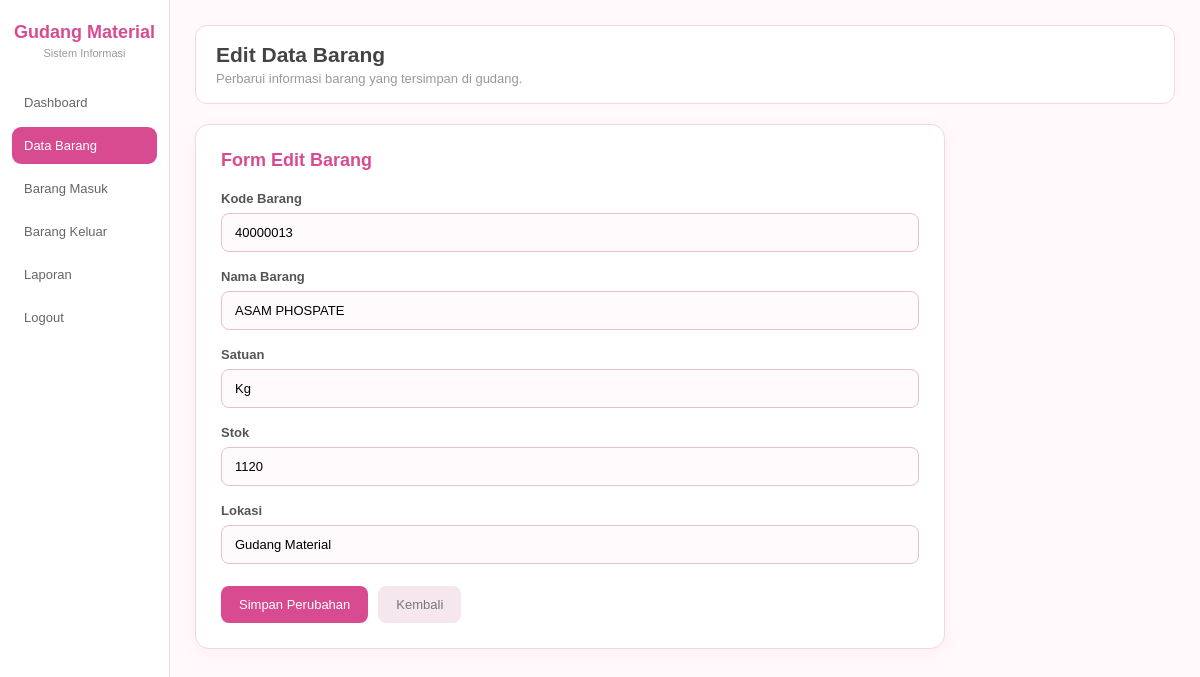
Screenshot of /edit_barang.php?id=12 (signed in) with the database file from the repository.
### tables this page shows
CREATE TABLE `barang` (
  `id_barang` int(11) NOT NULL,
  `kode_barang` varchar(20) NOT NULL,
  `nama_barang` varchar(100) NOT NULL,
  `satuan` varchar(20) DEFAULT NULL,
  `stok` int(11) DEFAULT 0,
  `lokasi` varchar(100) DEFAULT NULL
);

### edit_barang.php (the view, shortened to what this page needs)
<?php
include 'koneksi.php';
$id = $_GET['id'] ?? '';
$query = mysqli_query($koneksi, "SELECT * FROM barang WHERE id_barang='$id'");
$data = mysqli_fetch_assoc($query);
?>
<!DOCTYPE html>
<html lang="id">
<head>
</head>
<body>
<div class="sidebar">
    <h2>Gudang Material</h2>
    <p>Sistem Informasi</p>
    <div class="menu">
        <a href="dashboard.php">Dashboard</a>
        <a href="barang.php" class="active">Data Barang</a>
        <a href="barang_masuk.php">Barang Masuk</a>
        <a href="barang_keluar.php">Barang Keluar</a>
        <a href="laporan.php">Laporan</a>
        <a href="logout.php">Logout</a>
    </div>
</div>
<div class="main">
    <div class="topbar">
        <h1>Edit Data Barang</h1>
        <p>Perbarui informasi barang yang tersimpan di gudang.</p>
    </div>
    <div class="card">
        <h2>Form Edit Barang</h2>
        <form method="POST">
            <div class="form-group">
                <label>Kode Barang</label>
                <input
                    type="text"
                    name="kode_barang"
                    value="<?= htmlspecialchars($data['kode_barang']); ?>"
                    required
                >
            </div>
            <div class="form-group">
                <label>Nama Barang</label>
                <input
                    type="text"
                    name="nama_barang"
                    value="<?= htmlspecialchars($data['nama_barang']); ?>"
                    required
                >
            </div>
            <div class="form-group">
                <label>Satuan</label>
                <input
                    type="text"
                    name="satuan"
                    value="<?= htmlspecialchars($data['satuan']); ?>"
                    placeholder="Contoh: pcs, unit, kg"
                    required
                >
            </div>
            <div class="form-group">
                <label>Stok</label>
                <input
                    type="number"
                    name="stok"
                    value="<?= htmlspecialchars($data['stok']); ?>"
                    min="0"
                    required
                >
            </div>
            <div class="form-group">
                <label>Lokasi</label>
                <input
                    type="text"
                    name="lokasi"
                    value="<?= htmlspecialchars($data['lokasi']); ?>"
                    placeholder="Contoh: Gudang A"
                    required
                >
            </div>
            <div class="button-area">
                <button type="submit" name="update" class="btn btn-simpan">
                    Simpan Perubahan
                </button>
                <a href="barang.php" class="btn btn-kembali">
                    Kembali
                </a>
            </div>
        </form>
    </div>
</div>
</body>
</html>

### edit_barang.php (style rules this page uses)
* { box-sizing: border-box; margin: 0; padding: 0; font-family: Arial, sans-serif; }
body { background: #fff9fb; color: #444; }
.sidebar { width: 170px; height: 100vh; position: fixed; left: 0; top: 0; background: #ffffff; border-right: 1px solid #f0d7e2; padding: 22px 12px; }
.sidebar h2 { color: #d94b91; font-size: 18px; text-align: center; margin-bottom: 4px; }
.sidebar p { text-align: center; font-size: 11px; color: #999; margin-bottom: 25px; }
.menu a { display: block; text-decoration: none; color: #666; padding: 11px 12px; margin-bottom: 6px; border-radius: 9px; font-size: 13px; }
.menu a.active { background: #d94b91; color: white; }
.main { margin-left: 170px; padding: 25px; }
.topbar { background: white; padding: 17px 20px; border-radius: 12px; border: 1px solid #f0d7e2; margin-bottom: 20px; }
.topbar h1 { font-size: 21px; color: #444; margin-bottom: 4px; }
.topbar p { font-size: 13px; color: #999; }
.card { max-width: 750px; background: white; border: 1px solid #f0d7e2; border-radius: 14px; padding: 25px; box-shadow: 0 4px 15px rgba(217, 75, 145, 0.06); }
.card h2 { color: #d94b91; font-size: 18px; margin-bottom: 20px; }
.form-group { margin-bottom: 17px; }
.form-group label { display: block; font-size: 13px; font-weight: bold; color: #555; margin-bottom: 7px; }
.form-group input, .form-group select { width: 100%; padding: 11px 13px; border: 1px solid #e8bfd2; border-radius: 8px; outline: none; font-size: 13px; background: #fffafb; }
.button-area { display: flex; gap: 10px; margin-top: 22px; }
.btn { border: none; padding: 11px 18px; border-radius: 8px; cursor: pointer; text-decoration: none; font-size: 13px; display: inline-block; }
.btn-simpan { background: #d94b91; color: white; }
.btn-kembali { background: #f5e7ed; color: #777; }

### rows the page displays
barang: kode_barang "40000013", nama_barang "ASAM PHOSPATE", satuan "Kg", stok "1120", lokasi "Gudang Material"
